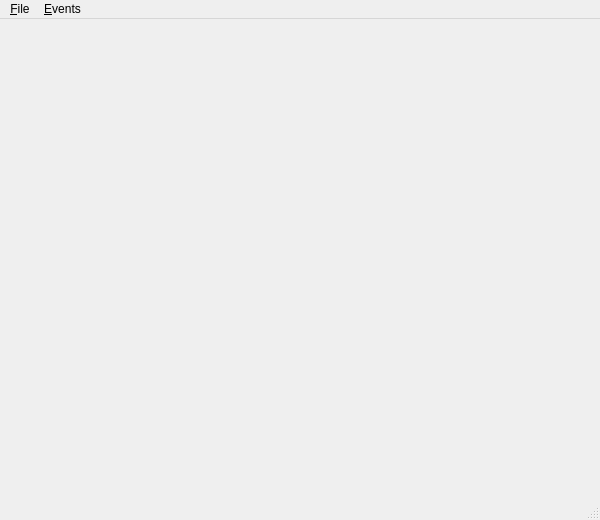
<?xml version="1.0" encoding="UTF-8"?>
<ui version="4.0">
 <class>MainWindow</class>
 <widget class="QMainWindow" name="MainWindow">
  <property name="geometry">
   <rect>
    <x>0</x>
    <y>0</y>
    <width>600</width>
    <height>520</height>
   </rect>
  </property>
  <property name="minimumSize">
   <size>
    <width>600</width>
    <height>520</height>
   </size>
  </property>
  <property name="windowTitle">
   <string>MainWindow</string>
  </property>
  <widget class="QWidget" name="centralwidget"/>
  <widget class="QMenuBar" name="menubar">
   <property name="geometry">
    <rect>
     <x>0</x>
     <y>0</y>
     <width>600</width>
     <height>25</height>
    </rect>
   </property>
   <widget class="QMenu" name="menu_File">
    <property name="title">
     <string>&amp;File</string>
    </property>
    <addaction name="action_exit"/>
   </widget>
   <widget class="QMenu" name="menu_Events">
    <property name="title">
     <string>&amp;Events</string>
    </property>
    <addaction name="action_EventsDumpFile"/>
    <addaction name="action_EventsDumpConsole"/>
   </widget>
   <addaction name="menu_File"/>
   <addaction name="menu_Events"/>
  </widget>
  <widget class="QStatusBar" name="statusbar"/>
  <action name="action_exit">
   <property name="text">
    <string>E&amp;xit</string>
   </property>
  </action>
  <action name="action_EventsDumpFile">
   <property name="text">
    <string>Dump to &amp;file...</string>
   </property>
  </action>
  <action name="action_EventsDumpConsole">
   <property name="text">
    <string>Dump to &amp;console</string>
   </property>
  </action>
 </widget>
 <resources/>
 <connections/>
</ui>
